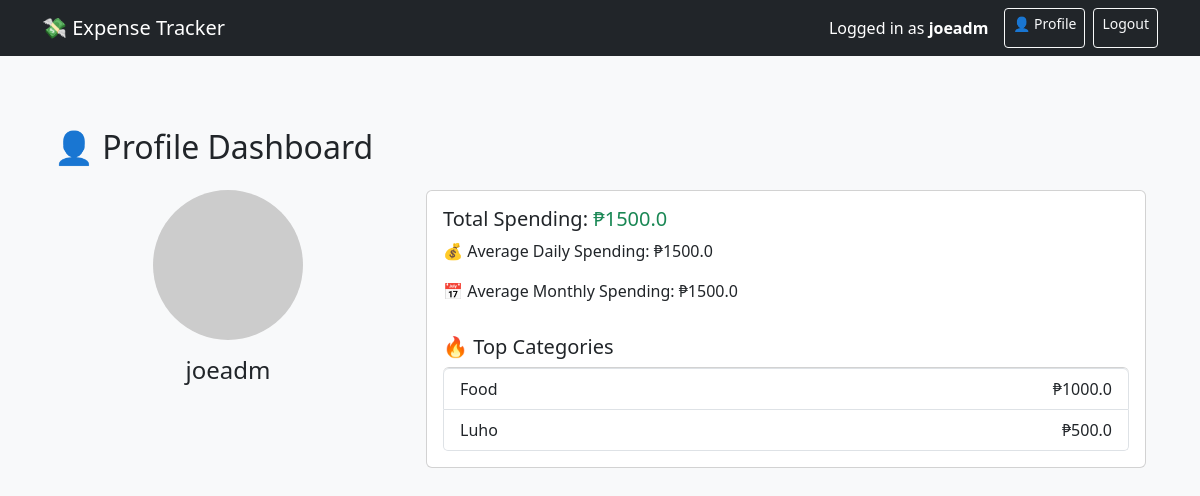
Screenshot of /profile (signed in) with the database file from the repository.
### tables this page shows
CREATE TABLE expenses (
            id INTEGER PRIMARY KEY AUTOINCREMENT,
            user_id INTEGER,
            date TEXT,
            amount REAL,
            category TEXT,
            description TEXT, is_recurring INTEGER DEFAULT 0, frequency TEXT DEFAULT 'monthly',
            FOREIGN KEY(user_id) REFERENCES users(id)
        );

### app.py (the view)
@app.route('/profile')
@login_required
def profile():
    user_id = session['user_id']
    conn = sqlite3.connect(DB_NAME)
    c = conn.cursor()
    c.execute("""
        SELECT category, SUM(amount) as total
        FROM expenses
        WHERE user_id = ?
        GROUP BY category
        ORDER BY total DESC
        LIMIT 3
    """, (user_id,))
    top_categories = c.fetchall()
    c.execute("SELECT MIN(date), MAX(date) FROM expenses WHERE user_id = ?", (user_id,))
    min_date, max_date = c.fetchone()
    date_range_days = (datetime.strptime(max_date, "%Y-%m-%d %H:%M:%S") - datetime.strptime(min_date, "%Y-%m-%d %H:%M:%S")).days + 1 if min_date and max_date else 1
    c.execute("SELECT SUM(amount) FROM expenses WHERE user_id = ?", (user_id,))
    total_spent = c.fetchone()[0] or 0
    c.execute("""
        SELECT COUNT(DISTINCT strftime('%Y-%m', date)) FROM expenses WHERE user_id = ?
    """, (user_id,))
    month_count = c.fetchone()[0] or 1
    conn.close()
    avg_daily = total_spent / date_range_days if date_range_days else 0
    avg_monthly = total_spent / month_count if month_count else 0
    return render_template("profile.html",
                           username=session['username'],
                           top_categories=top_categories,
                           avg_daily=round(avg_daily, 2),
                           avg_monthly=round(avg_monthly, 2),
                           total_spent=round(total_spent, 2))

### app.py (called while the page is built)
def login_required(f):
    @wraps(f)
    def decorated_function(*args, **kwargs):
        if 'user_id' not in session:
            return redirect(url_for('login'))
        return f(*args, **kwargs)
    return decorated_function

### templates/profile.html
{% extends "base.html" %}
{% block content %}
<div class="container py-5">
    <h2 class="mb-4">👤 Profile Dashboard</h2>
    <div class="row g-4">
        <div class="col-md-4 text-center">
            <img src="https://i.pravatar.cc/150?u={{ session['username'] }}" class="rounded-circle mb-3" alt="Avatar">
            <h4>{{ username }}</h4>
        </div>
        <div class="col-md-8">
            <div class="card p-3">
                <h5>Total Spending: <span class="text-success">₱{{ total_spent }}</span></h5>
                <p>💰 Average Daily Spending: ₱{{ avg_daily }}</p>
                <p>📅 Average Monthly Spending: ₱{{ avg_monthly }}</p>
                <h5 class="mt-3">🔥 Top Categories</h5>
                <ul class="list-group">
                    {% for cat in top_categories %}
                    <li class="list-group-item d-flex justify-content-between">
                        {{ cat[0] }}
                        <span>₱{{ cat[1] }}</span>
                    </li>
                    {% endfor %}
                </ul>
            </div>
        </div>
    </div>
</div>
{% endblock %}

### templates/base.html (shortened to what this page needs)
<!DOCTYPE html>
<html>
<head>
    <link href="https://cdn.jsdelivr.net/npm/bootstrap@5.3.3/dist/css/bootstrap.min.css" rel="stylesheet">
</head>
<body class="bg-light">
<nav class="navbar navbar-expand-lg navbar-dark bg-dark mb-4">
    <div class="container">
        <a class="navbar-brand" href="{{ url_for('index') }}">💸 Expense Tracker</a>
        <div class="d-flex ms-auto">
            {% if session.get('username') %}
                <span class="navbar-text text-white me-3">
                    Logged in as <strong>{{ session['username'] }}</strong>
                </span>
                <a href="{{ url_for('profile') }}" class="btn btn-outline-light btn-sm me-2">👤 Profile</a>
                <a href="{{ url_for('logout') }}" class="btn btn-outline-light btn-sm">Logout</a>
            {% endif %}
        </div>
    </div>
</nav>
<div class="container">
    {% block content %}{% endblock %}
</div>
</body>
</html>

### rows the page displays
expenses: category "Food", amount "1000.0"
expenses: category "Luho", amount "500.0"

### other values shown
{{ session['username'] }} "joeadm"
{{ username }} "joeadm"
{{ total_spent }} "1500.0"
{{ avg_daily }} "1500.0"
{{ avg_monthly }} "1500.0"
